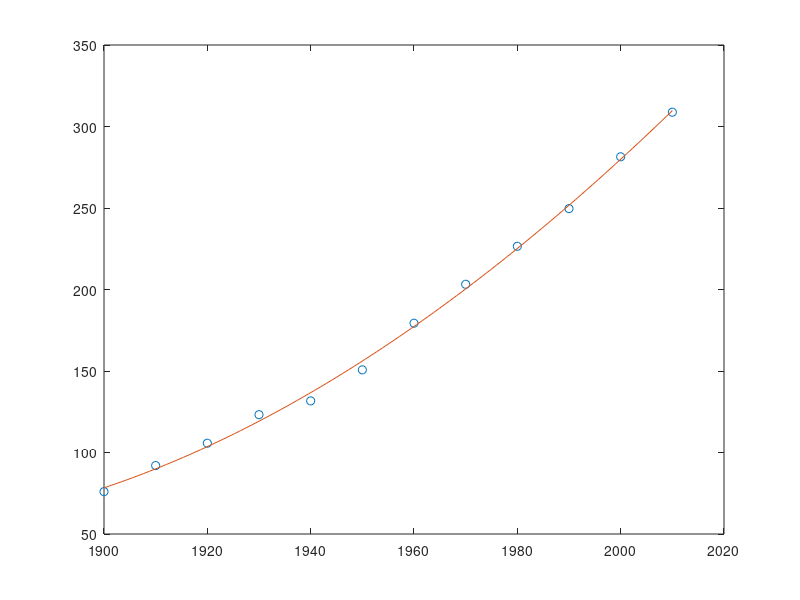
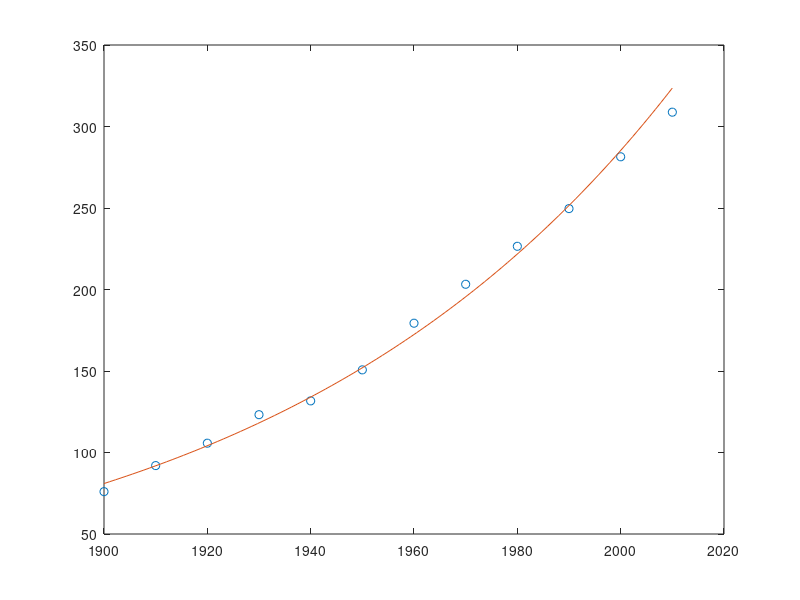

Here is the MATLAB script that generated these plots, in order:
x = [1900:10:2010];
y = [75.995, 91.972, 105.710, 123.200, 131.670, 150.700, 179.320, 203.210, 226.510, 249.630, 281.420, 308.790];

p = polyfit(x,y,3);

xAprox = x(1):(x(length(x))-x(1))/100:x(length(x));
yAprox = polyval(p, xAprox);
title('Model polinomial de gradul 3');
plot(x, y, 'o', xAprox, yAprox, '-');

figure

cs=polyfit(x,log(y),1);
K=exp(cs(2));
lambda=cs(1);
fm=@(t) K*exp(lambda*t);
yAprox2 = fm(xAprox);

plot(x, y, 'o', xAprox, yAprox2, '-');
